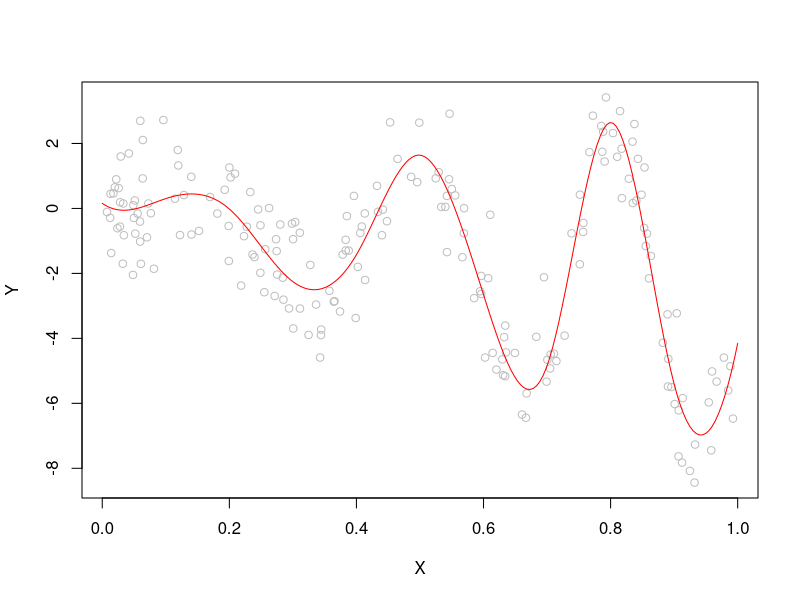

Write the R code that produced this figure.


n <- 200
X <- runif(n)
Y <- 5*X*sin((1 + X)^2 * 2 * pi) - 5/2 * X + rnorm(n)
plot(Y~X,col="gray")

library(splines)
K <- 10
r <- 3
u <- seq(0,1,length=K + 1)
urep <- c(rep(u[1],r),u,rep(u[K+1],r))
B <- splineDesign(knots = urep, x = X, ord = r + 1)
ahat <- solve(t(B)%*% B) %*% t(B)%*% Y
Yhat <- B %*% ahat
# points(Yhat~X,col="red")

apply(B,1,sum) # rows always sum to 1

# plot a nice line
x <- seq(0,1,length=200)
Bx <- splineDesign(knots = urep, x = x, ord = r + 1)
mxhat <- Bx %*% ahat
lines(mxhat ~ x,col="red")
